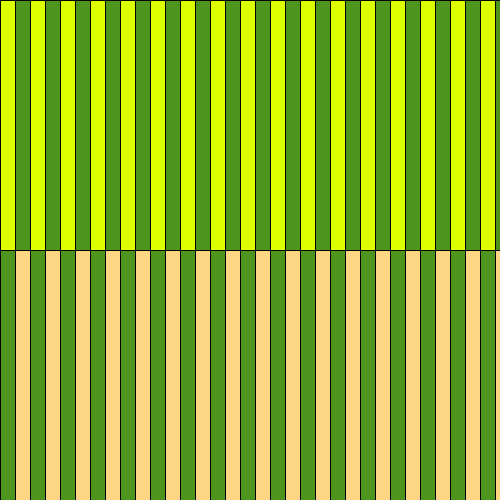
Frame 1 (no input)
Frame 60 (the mouse pressed at the canvas centre just before this capture): identical to frame 1, image omitted
Frame 120 (the mouse held since frame 60 and released just before this capture): identical to frame 1, image omitted

The Processing sketch that drew this single still picture (run headless with seeded random() and noise(); from frame 60 on, the mouse is pressed at the canvas centre):

// Processing sketch: processing_10741
// ── processing_10741.pde

int colorR=200,colorA=200,colorV=200;
int anchoCuadro=15;
int altoCuadro=250;
int separacion=2;
 int cantidadCuadros=35;
int contador=0;
boolean presionar = true; 

int numChars = 26;
color[] colors = new color[numChars];
int keyIndex;
float keyScale;
int rectWidth;
boolean colores = false;
color colorUno=#4E951D;
color colorDos=#FFD683;

int cadaUno=0;
int [] posX= new int[cadaUno];
boolean []activados= new boolean[26];
void setup(){
  
 
size(500,500);
keyScale = 500/numChars-1.0;
  rectWidth = width/4;
  for(int j=0; j<activados.length; j++){
    activados[j]=false;
}
  
}



void draw(){

for(int fila=0;fila<2;fila++){
  for(int columna=0;columna<cantidadCuadros;columna++){
    
   
    if(fila==0){
      
    if(columna%2==0){
      fill(colorDos);
      }else{
      fill(colorUno);
      }
      }else{
        
      if(columna%2==0){
      fill(colorUno);
      }else{
      fill(colorDos);
      }
      }
         for(int i=0;i<cadaUno;i++){
        if(activados[i]==true){
          rect(posX[1],0,rectWidth, height);
      }
      
  }   
      rect(columna*anchoCuadro,fila*altoCuadro,50,250);
      
     }

 }
 colorR +=(int)random(-10,10);
   colorV +=(int)random(-10,10);
   colorA +=(int)random(-10,10);   
   
 
 for(int fila=0;fila<1;fila++){
   for(int columna=0;columna<cantidadCuadros;columna++){
     
  fill(#DCFF00);
 
rect(columna*anchoCuadro*separacion,fila*altoCuadro,15,250);
  
 }
 
}
  
 for(int j=0; j<activados.length; j++){
   if(activados[j]==true){
     fill(colorR,colorV,colorA);
   rect(20*j, 0.0, rectWidth/6, height);
   }
    
    
    
    }
 
 }
 
 
 
 
 void keyPressed(){
  if(key >= 'A' && key <= 'y') { 
   if(key=='a'){
   activados[0] =!  activados[0];
   }
      if(key=='b'){
   activados[1] =!  activados[1];
   }
   
   if(key=='c'){
   activados[2] =!  activados[2];
   }
   
   if(key=='d'){
   activados[3] =!  activados[3];
   }
   if(key=='e'){
   activados[4] =!  activados[4];
   }
   if(key=='f'){
   activados[5] =!  activados[5];
   }
   if(key=='g'){
   activados[6] =!  activados[6];
   }
   if(key=='h'){
   activados[7] =!  activados[7];
   }
   if(key=='i'){
   activados[8] =!  activados[8];
   } 
   if(key=='j'){
   activados[9] =!  activados[9];
   } 
  if(key=='k'){
   activados[10] =!  activados[10];
   } 
  if(key=='l'){
   activados[11] =!  activados[11];
   } 
  if(key=='m'){
   activados[12] =!  activados[12];
   }  
   if(key=='n'){
   activados[13] =!  activados[13];
   } 
   if(key=='n'){
   activados[14] =!  activados[14];
   } 
   if(key=='o'){
   activados[15] =!  activados[15];
   } 
   if(key=='p'){
   activados[16] =!  activados[16];
   }
  if(key=='q'){
   activados[17] =!  activados[17];
   }  
   if(key=='r'){
   activados[18] =!  activados[18];
   } 
   if(key=='s'){
   activados[19] =!  activados[19];
   } 
   if(key=='t'){
   activados[20] =!  activados[20];
   } 
   if(key=='u'){
   activados[21] =!  activados[21];
   } 
   if(key=='v'){
   activados[22] =!  activados[22];
   } 
   if(key=='w'){
   activados[23] =!  activados[23];
   } 
   if(key=='x'){
   activados[24] =!  activados[24];
   } 
   if(key=='y'){
   activados[25] =!  activados[25];
   } 
  
   }
 

 }
  void mouseMoved() {
   
  for(int fila=0;fila<2;fila++){
  for(int columna=0;columna<cantidadCuadros;columna++){
    
   
    if(fila==0){
    if(columna%2==0){
      fill(#DCFF00);
      }else{
      fill(#4E951D);
      }
      }else{
        if(columna%2==0){
      fill(#4E951D);
      }else{
      fill(#DCFF00);
      }
      
      }
    rect(columna*anchoCuadro,fila*altoCuadro,50,250);
  }
 }
 
 for(int fila=0;fila<1;fila++){
   for(int columna=0;columna<cantidadCuadros;columna++){
  fill(#FFD683);
  rect(columna*anchoCuadro*separacion,fila*altoCuadro,15,250);
  }
   
  }
  
}

void mousePressed(){
if(mouseButton==RIGHT){
 colorUno=#740C68;
 colorDos=#D82AC4;
}
if(mouseButton==LEFT){
 colorUno=#4E951D;
 colorDos=#FFD683;
}
}

  
